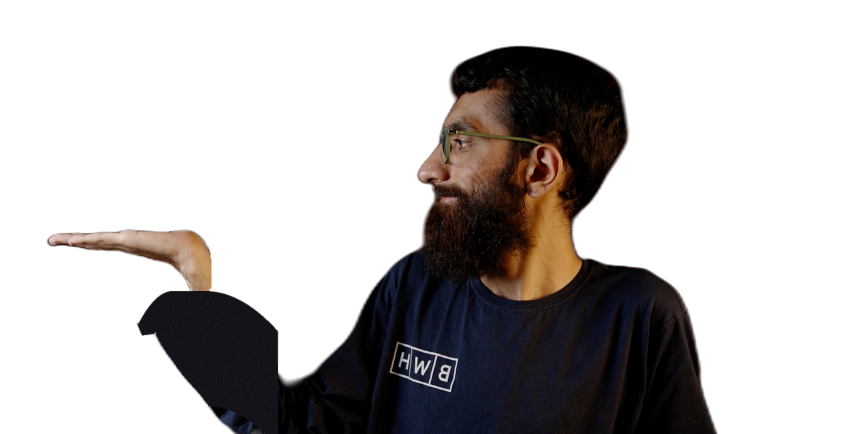
#> input picture graphics/assets/img/hussain-plate-r-codex-cut.png, 1686 x 868 px, found by its file name (shown at 1/2 size)
$ python grade_subject_r.py
#> lines starting #> are read from the running program, lines starting #| are printed output that depends on the picture
"""Prepare the RIGHT-facing subject cutout (mirror thumbnail variant).

Same corrections as grade_subject.py (un-mirror + tungsten white-balance), plus
an alpha-matte hardening pass: the background-removal model leaves a soft
semi-transparent halo (alpha ~0.1-0.9) around the wrist/cuff. On the dark frame
that halo shows the retained wall pixels as a faint patch, so we remap alpha
[0.55..0.90] -> [0..1] (dropping the low fringe) and feather 0.6px for a crisp
but non-jagged edge.

    python3 assets/img/grade_subject_r.py
    hussain-plate-r-cut.png -> hussain-plate-r-graded.png
"""
import numpy as np
from PIL import Image, ImageFilter

SRC = "assets/img/hussain-plate-r-codex-cut.png"   # codex-produced matte (cleaner)
DST = "assets/img/hussain-plate-r-graded.png"

GAIN = np.array([0.94, 0.98, 1.26], dtype=np.float32)   # lit skin R/B 2.15 -> ~1.6
SATURATION = 0.90
VIOLET = np.array([0.47, 0.34, 0.93], dtype=np.float32)  # --brand #7757ee
SHADOW_TINT = 0.14
CONTRAST = 1.06
LUMA = np.array([0.2126, 0.7152, 0.0722], dtype=np.float32)
ALPHA_LO, ALPHA_HI = 0.35, 0.92   # light matte tidy (codex matte is already clean)
ALPHA_FEATHER = 0.6               # px

im = np.array(Image.open(SRC).convert("RGBA")).astype(np.float32)
rgb, alpha = im[:, :, :3] / 255.0, im[:, :, 3:4] / 255.0
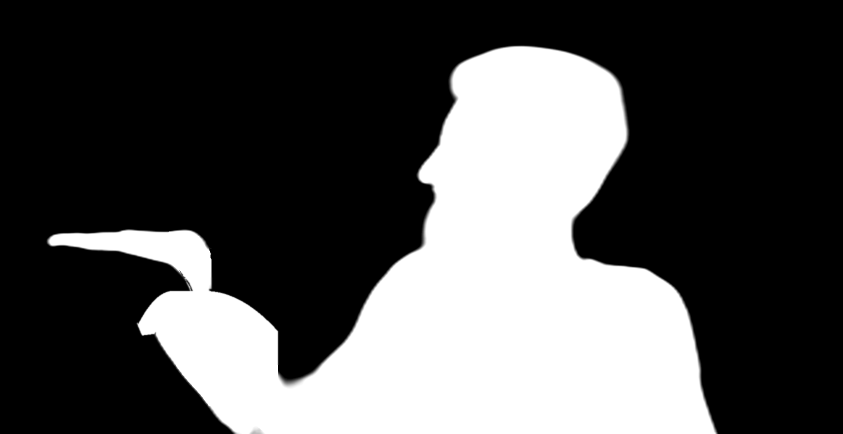
#> alpha: shape (868, 1686, 1) float32 (shown at 1/2 size); min 0, max 1, mean 0.314

rgb *= GAIN
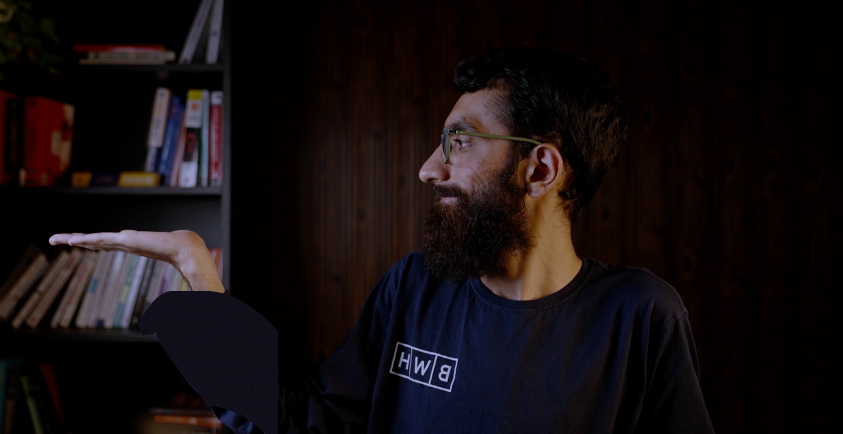
#> rgb: shape (868, 1686, 3) float32 (shown at 1/2 size); mean R, G, B 0.099, 0.0672, 0.074; drawn with min black and max white
lum = (rgb * LUMA).sum(axis=2, keepdims=True)
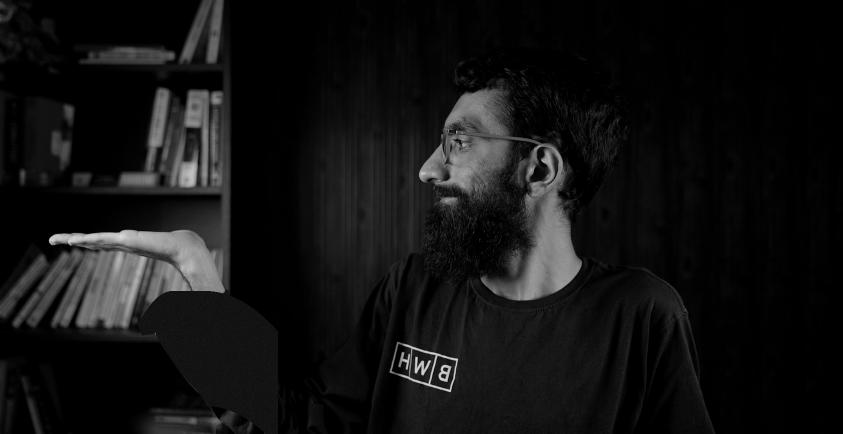
#> lum: shape (868, 1686, 1) float32 (shown at 1/2 size); min 0, max 0.979, mean 0.0746
rgb = lum + (rgb - lum) * SATURATION
shadow = np.clip(1.0 - lum * 2.2, 0.0, 1.0) ** 1.5
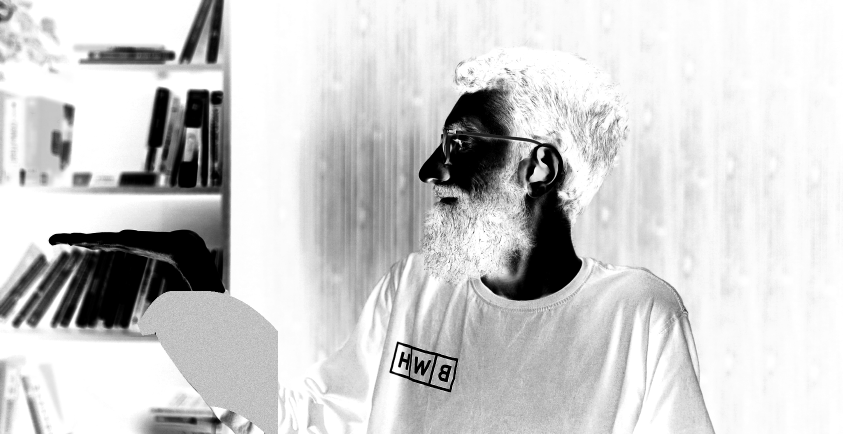
#> shadow: shape (868, 1686, 1) float32 (shown at 1/2 size); min 0, max 1, mean 0.808
rgb = rgb * (1.0 - SHADOW_TINT * shadow) + VIOLET * (SHADOW_TINT * shadow) * lum.clip(0.04, 1.0)
rgb = np.clip((rgb - 0.5) * CONTRAST + 0.5, 0.0, 1.0)
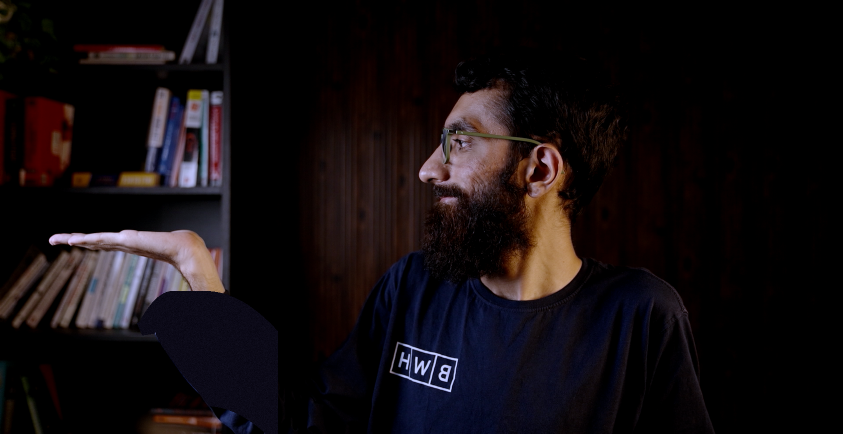
#> rgb: shape (868, 1686, 3) float32 (shown at 1/2 size); mean R, G, B 0.0772, 0.055, 0.0643

# harden the matte: drop the low-alpha halo, keep a crisp soft edge
a = np.clip((alpha[:, :, 0] - ALPHA_LO) / (ALPHA_HI - ALPHA_LO), 0.0, 1.0)
a = np.array(Image.fromarray((a * 255).astype(np.uint8)).filter(
    ImageFilter.GaussianBlur(ALPHA_FEATHER))).astype(np.float32)

out = np.concatenate([rgb * 255.0, a[:, :, None]], axis=2)
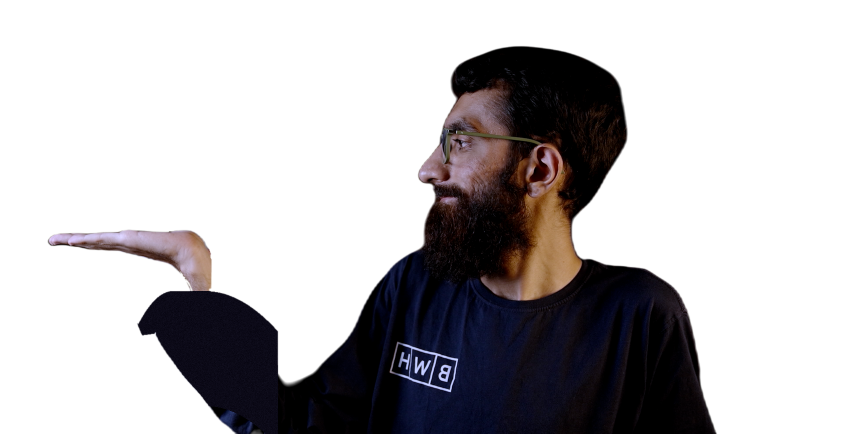
#> out: shape (868, 1686, 4) float32 (shown at 1/2 size); mean R, G, B, A 19.7, 14, 16.4, 79.9; transparent parts drawn white
out = np.fliplr(out)          # un-mirror selfie: faces RIGHT, BWH logo reads correctly
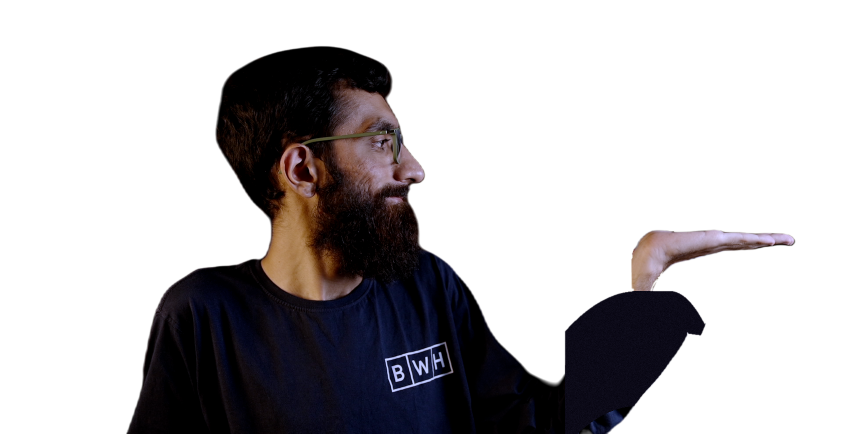
#> out: shape (868, 1686, 4) float32 (shown at 1/2 size); mean R, G, B, A 19.7, 14, 16.4, 79.9; transparent parts drawn white
Image.fromarray(np.clip(out, 0, 255).astype(np.uint8)).save(DST)
print(f"wrote {DST} (un-mirrored, matte hardened {ALPHA_LO}-{ALPHA_HI})")

$ run again, with graphics/assets/img/hussain-plate-graded.png copied over graphics/assets/img/hussain-plate-r-codex-cut.png
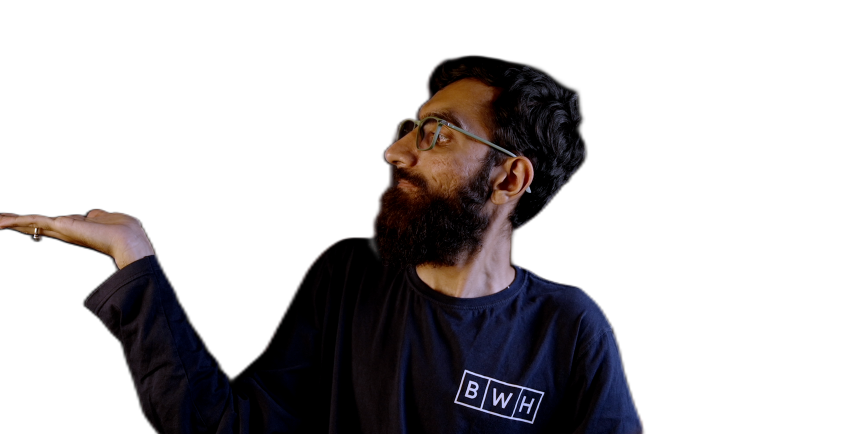
#> input picture graphics/assets/img/hussain-plate-graded.png, 1686 x 868 px, found by its file name (shown at 1/2 size)
#> `rgb = np.clip((rgb - 0.5) * CONTRAST + 0.5, 0.0, 1.0)`:
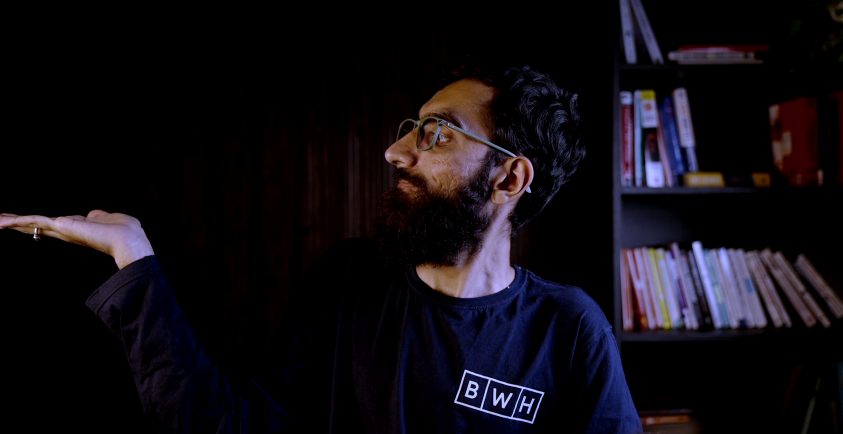
#> rgb: shape (868, 1686, 3) float32 (shown at 1/2 size); mean R, G, B 0.0662, 0.0517, 0.0752
#> `out = np.fliplr(out)`:
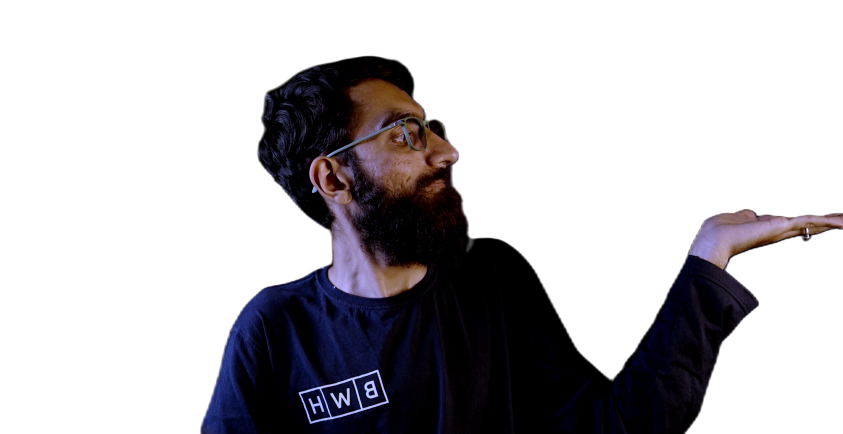
#> out: shape (868, 1686, 4) float32 (shown at 1/2 size); mean R, G, B, A 16.9, 13.2, 19.2, 77.4; transparent parts drawn white
